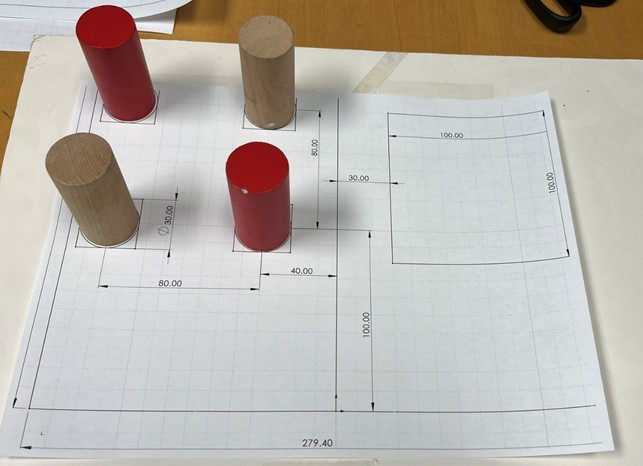
#> input picture images/field_setup2.jpg, 643 x 466 px, given in place of the camera
$ python object_detection_sample.py
#> lines starting #> are read from the running program, lines starting #| are printed output that depends on the picture; after the words box and inside, x2 and y2 are one past the last pixel; in counts of white or black regions, pixels touching at a corner belong together
import cv2

# Open the first USB camera (index 0)
cap = cv2.VideoCapture(0)

if not cap.isOpened():
    print("Error: Could not open camera.")
    exit()

while True:
    ret, frame = cap.read()
#> frame is the input picture: shape (466, 643, 3); mean B, G, R 177.3, 183.8, 189.6
    if not ret:
        print("Error: Could not read frame.")
        break

    # Convert to HSV color space for color-based detection
    hsv = cv2.cvtColor(frame, cv2.COLOR_BGR2HSV)
#> hsv: shape (466, 643, 3); mean H, S, V 68.6, 33.8, 193

    # Define HSV color range for wooden block (adjust as needed)
    lower = (10, 50, 50)   # Lower bound for wood color
    upper = (30, 255, 255) # Upper bound for wood color
    mask = cv2.inRange(hsv, lower, upper)
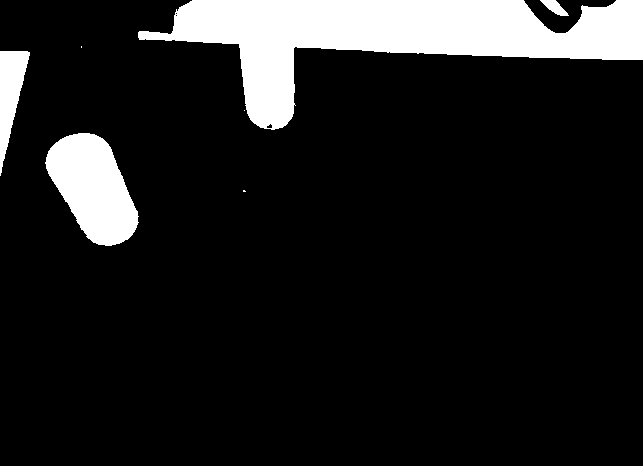
#> mask: shape (466, 643); 12% white; 7 white regions (3 under 20 px)

    # Find contours in the mask
    contours, _ = cv2.findContours(mask, cv2.RETR_EXTERNAL, cv2.CHAIN_APPROX_SIMPLE)
#> contours = 7 contours, 3 with area under 20; largest, box (x1, y1, x2, y2) and area: (138, 0, 643, 130) 26470, (45, 133, 139, 246) 6599, (0, 51, 30, 176) 1783, (540, 0, 569, 16) 199
    for cnt in contours:
        area = cv2.contourArea(cnt)
        if area > 500:  # Filter small contours
            x, y, w, h = cv2.boundingRect(cnt)
            cv2.rectangle(frame, (x, y), (x+w, y+h), (0,255,0), 2)
            cv2.putText(frame, 'Block', (x, y-10), cv2.FONT_HERSHEY_SIMPLEX, 0.9, (0,255,0), 2)
#> this loop made 7 passes
#> (area, x, y, w, h) on passes 2, 4, 7: (6599, 45, 133, 94, 113), (1783, 0, 51, 30, 125), (26470.5, 138, 0, 505, 130)
#> area on pass 6: 199
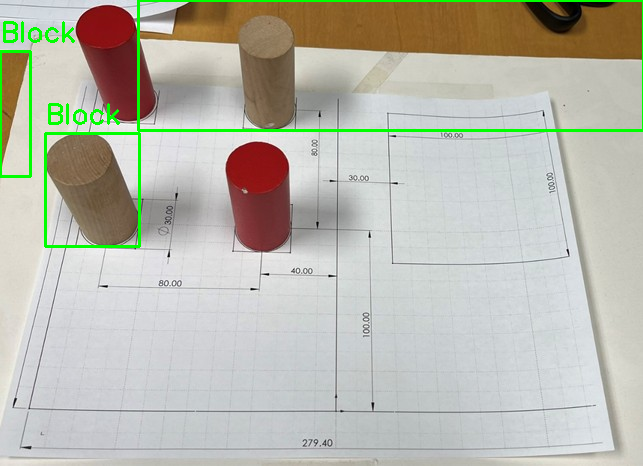
#> frame: shape (466, 643, 3); 2.09% of pixels changed, all inside (x1, y1, x2, y2) = (0, 0, 643, 248)

    cv2.imshow('Object Detection', frame)
    if cv2.waitKey(1) & 0xFF == ord('q'):
#> (key q is pressed here)
        break

cap.release()
cv2.destroyAllWindows()

$ run again, on images/pen_picking.jpg
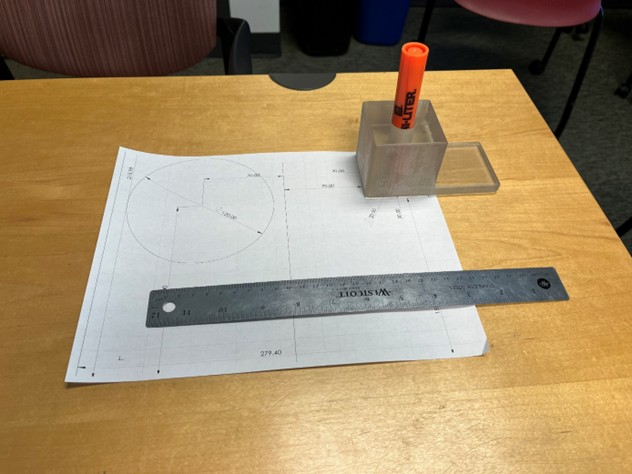
#> input picture images/pen_picking.jpg, 632 x 474 px, given in place of the camera
#> frame is the input picture: shape (474, 632, 3); mean B, G, R 104.1, 138.4, 160.4
#> hsv: shape (474, 632, 3); mean H, S, V 41.2, 97.6, 163.2
#> `mask = cv2.inRange(hsv, lower, upper)`:
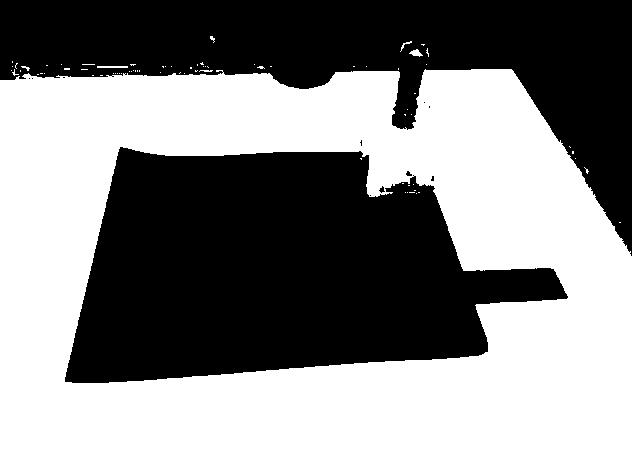
#> mask: shape (474, 632); 53.6% white; 12 black regions (8 under 20 px)
#> contours = 66 contours, 63 with area under 20; largest, box (x1, y1, x2, y2) and area: (0, 69, 632, 474) 239544, (409, 49, 423, 57) 44, (97, 66, 128, 68) 30
#> the loop `for cnt in contours:` made 66 passes
#> (area, x, y, w, h) on pass 33: (239544, 0, 69, 632, 405)
#> after the loop `for cnt in contours:`:
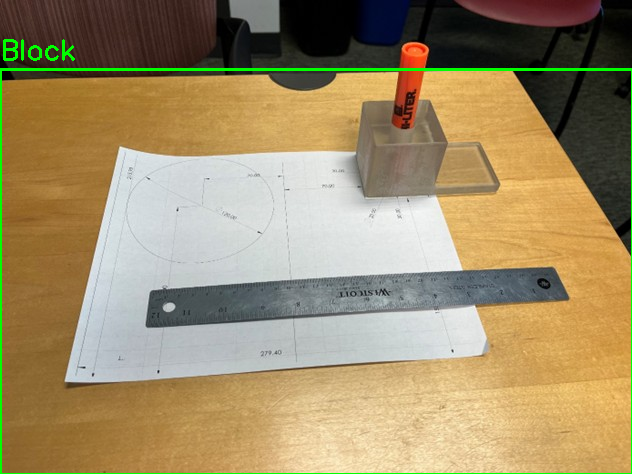
#> frame: shape (474, 632, 3); 1.45% of pixels changed, all inside (x1, y1, x2, y2) = (0, 39, 632, 474)

$ run again, on images/field_setup1.png
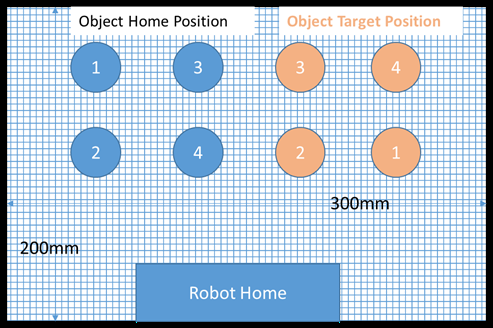
#> input picture images/field_setup1.png, 493 x 328 px, given in place of the camera
#> frame is the input picture: shape (328, 493, 3); mean B, G, R 216.1, 200.5, 184
#> hsv: shape (328, 493, 3); mean H, S, V 56.3, 49.5, 221.6
#> `mask = cv2.inRange(hsv, lower, upper)`:
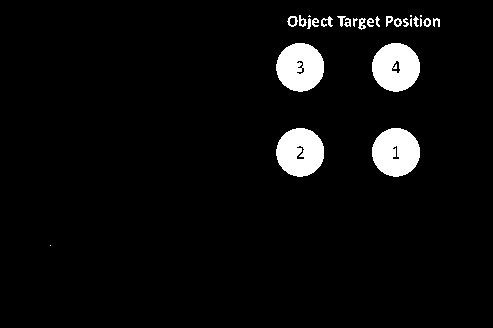
#> mask: shape (328, 493); 4.9% white; 27 white regions (6 under 20 px)
#> contours = 27 contours, 11 with area under 20; largest, box (x1, y1, x2, y2) and area: (276, 128, 324, 177) 1770, (372, 43, 420, 92) 1769, (276, 43, 324, 92) 1768, (372, 128, 420, 177) 1768, (287, 16, 298, 27) 74
#> the loop `for cnt in contours:` made 27 passes
#> (area, x, y) on passes 2 to 5: (1768, 372, 128), (1769.5, 276, 128), (1769, 372, 43), (1768.5, 276, 43)
#> after the loop `for cnt in contours:`:
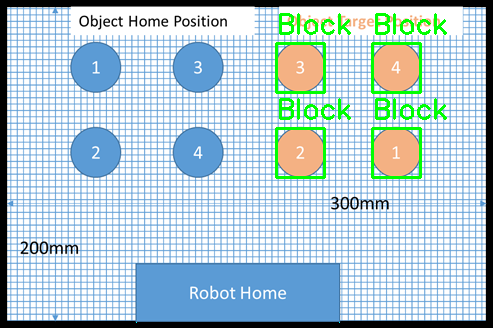
#> frame: shape (328, 493, 3); 2.91% of pixels changed, all inside (x1, y1, x2, y2) = (275, 13, 447, 179)
